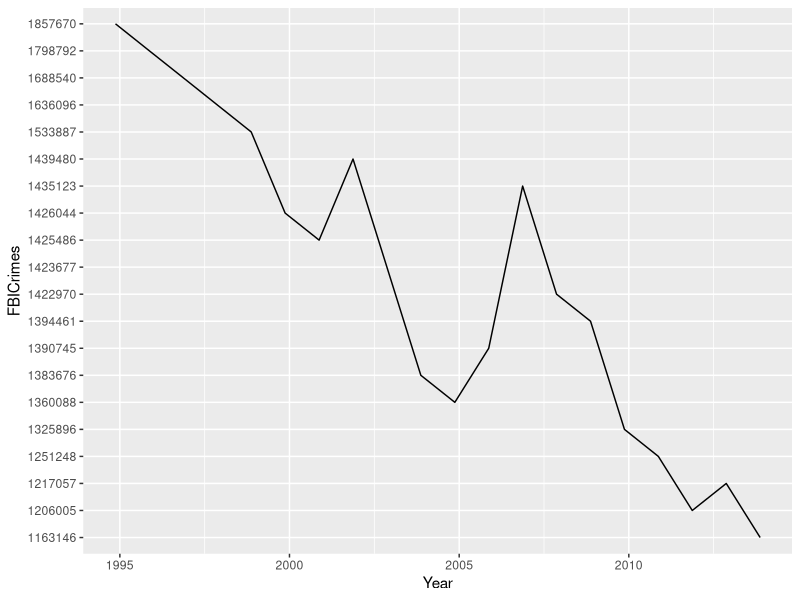

Write R code to recreate this figure.
## ---- chunk 1
library('ggplot2')
library('forecast')
library('tseries')
## ---- chunk 2
daily_data = read.csv('crimedataset.csv', header=TRUE, stringsAsFactors=FALSE)
daily_data$Year = as.Date(as.character(daily_data$Year), "%Y")
daily_data$Violent.crime = gsub(",", "", daily_data$Violent.crime)
ggplot(daily_data, aes(Year, Violent.crime, group = 1)) + geom_line() + scale_x_date('Year')  + ylab("FBICrimes")
